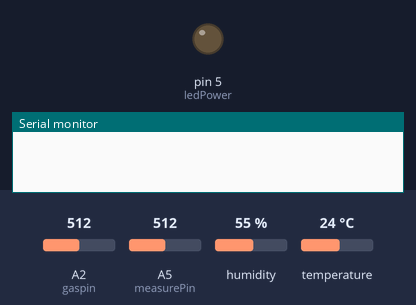
Recording of a sketch running on a simulated Arduino Uno, built with avr-gcc and run on an emulated ATmega328P. Shown: output pins drawn as LEDs (lit = HIGH), the last lines printed to the serial monitor. The test bench sets the inputs (shaded band); at power-on: A2 (gaspin) = 512, A5 (measurePin) = 512, humidity 55 %, temperature 24 °C.

Above: at 0.1 s.
At 10.1 s:
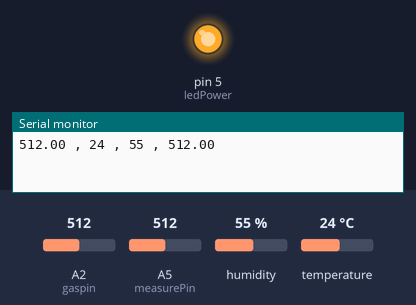
Timing chart, 0 to 11.6 s (numbered marks = the images above):
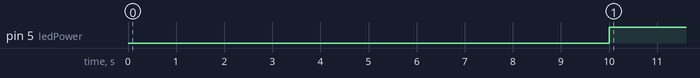

Measured:
- by itself, pin 5 (ledPower): LOW → HIGH at 10.0 s

The sketch:

arduinocode.ino
```cpp
/* sensor node code for the Frisk Luft project at www.friskby.no
   the code has been tested with DFRobot Romeo
*/

#include <DHT.h>

int measurePin = 5; //Connect dust sensor to Arduino A0 pin
int ledPower = 5;   //Connect 3 led driver pins of dust sensor to Arduino D5
int gaspin = 2; // A2

int samplingTime = 280;
int deltaTime = 40;
int sleepTime = 9680;

float voMeasured = 0;
float calcVoltage = 0;
float dustDensity = 0;
float gasvalue = 0;

#define DHTPIN 2     // I/O pin of the DHT-22
#define DHTTYPE DHT22   // DHT 22  (AM2302)

DHT dht(DHTPIN, DHTTYPE);

void setup() {
  pinMode(ledPower, OUTPUT);
  Serial.begin(9600);
  dht.begin();
}

void loop() {
  // about every 10 seconds
  static unsigned long lastTime = millis();
  if (millis() - lastTime >= 10000)
  {
    lastTime = millis();
    digitalWrite(ledPower, LOW); // power on the LED
    delayMicroseconds(samplingTime);
    voMeasured = analogRead(measurePin); // read the dust value
    delayMicroseconds(deltaTime);
    digitalWrite(ledPower, HIGH); // turn the LED off
    delayMicroseconds(sleepTime);

    // read the gas sensor too
    gasvalue = analogRead(gaspin);

    // 0 - 5V mapped to 0 - 1023 integer values
    calcVoltage = voMeasured * (5.0 / 1023.0);
    int h = dht.readHumidity();
    int t = dht.readTemperature();
    int d = voMeasured;
    // check if returns are valid, if they are NaN (not a number) then something went wrong!
    Serial.print(voMeasured);
    Serial.print(" , ");
    Serial.print(t);
    Serial.print(" , ");
    Serial.print(h);
    Serial.print(" , ");
    Serial.println(gasvalue);
  }
}
```
